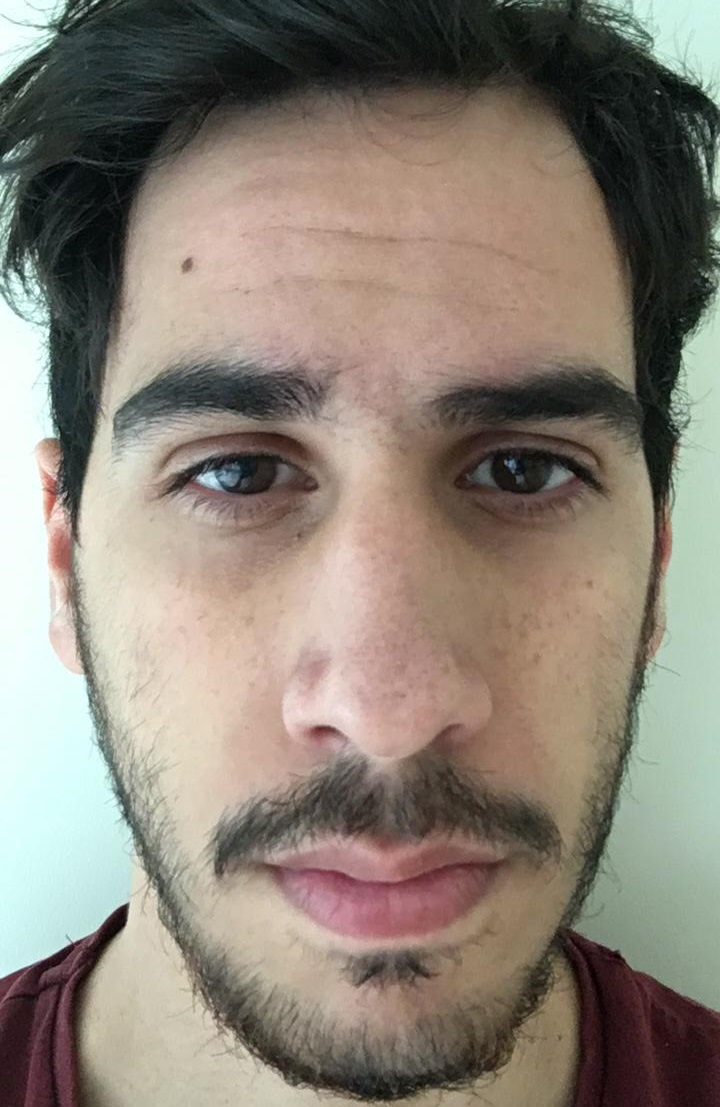
%> input picture images/aimg1.jpeg, 720 x 1107 px; its folder holds 6 pictures in this run
$ octave facerecognition.m   (GNU Octave 9; MATLAB toolbox functions it lacks are replaced by stand-ins)
%> lines starting %> are read from the running program, lines starting %| are printed output that depends on the picture
clear all; clc;
load('faces.mat');
faces = double(faces)/255;
train = faces(:,1:360);
row = 56, col = 46;

% Loading my own image
alatimgs = [];
for i=1:1:9
    alatimg = imresize(rgb2gray(imread(sprintf('images/aimg%01d.jpeg',i))),[row col]);
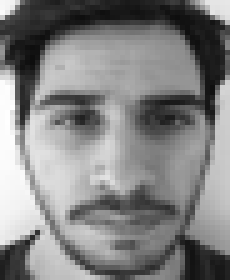
%> alatimg: size 56x46 uint8 (shown 5 times larger); min 13, max 255, mean 130.8
    alatimg = reshape(alatimg, [], 1);
%> alatimg = 2576 values, max 255 at index 81, min 13 at index 348, mean 130.8
    alatimgs = [alatimgs alatimg];
%> alatimgs has the same summary as alatimg
end
%> pass 2 of the loop `for i=1:1:9`:
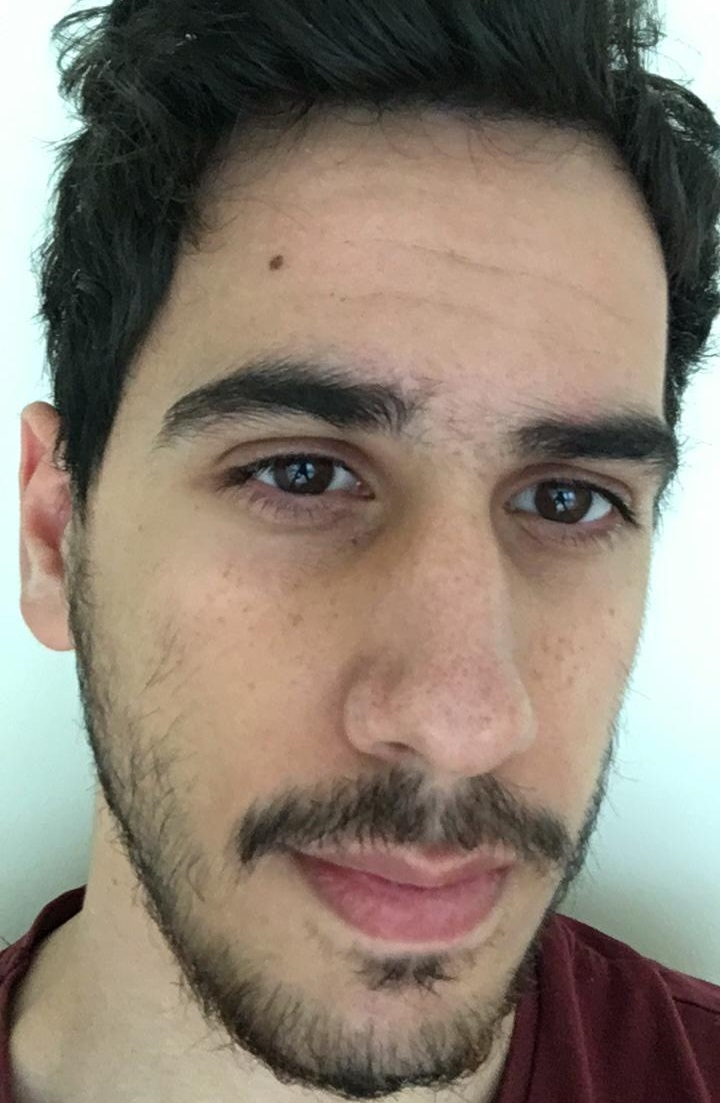
%> input picture images/aimg2.jpeg, 720 x 1103 px
%> `alatimg = imresize(rgb2gray(imread(sprintf('images/aimg%01d.jpeg',i)))..`:
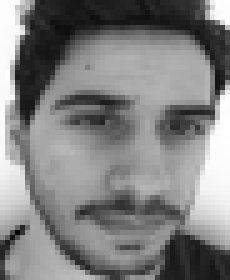
%> alatimg: size 56x46 uint8 (shown 5 times larger); min 6, max 255, mean 128.2
%> `alatimg = reshape(alatimg, [], 1);`: alatimg = 2576 values, max 255 at index 71, min 6 at index 215, mean 128.2
%> alatimgs = 2576 rows, first 12: [246 253; 247 253; 251 253; 202 253; 62 253; 66 253; 47 252; 78 252; 108 252; 142 251; 149 251; 137 251]
%> pass 3 of the loop `for i=1:1:9`:
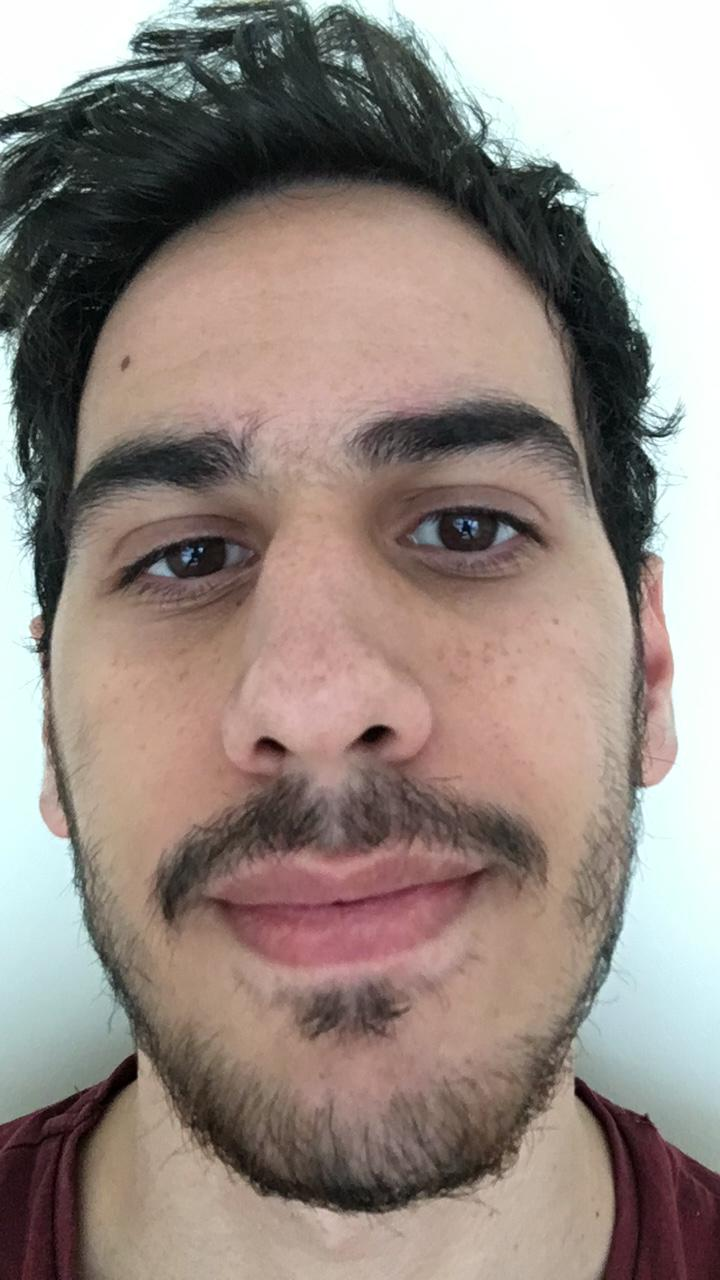
%> input picture images/aimg3.jpeg, 720 x 1280 px
%> `alatimg = imresize(rgb2gray(imread(sprintf('images/aimg%01d.jpeg',i)))..`:
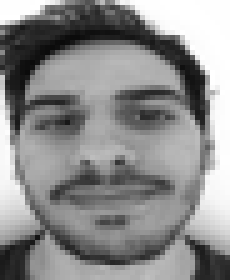
%> alatimg: size 56x46 uint8 (shown 5 times larger); min 10, max 255, mean 140.1
%> `alatimg = reshape(alatimg, [], 1);`: alatimg = 2576 values, max 255 at index 4, min 10 at index 681, mean 140.1
%> alatimgs = 2576 rows, first 12: [246 253 254; 247 253 254; 251 253 254; 202 253 255; 62 253 242; 66 253 98; 47 252 142; 78 252 69; 108 252 43; 142 251 75; 149 251 137; 137 251 71]
%> (the run ends here)
